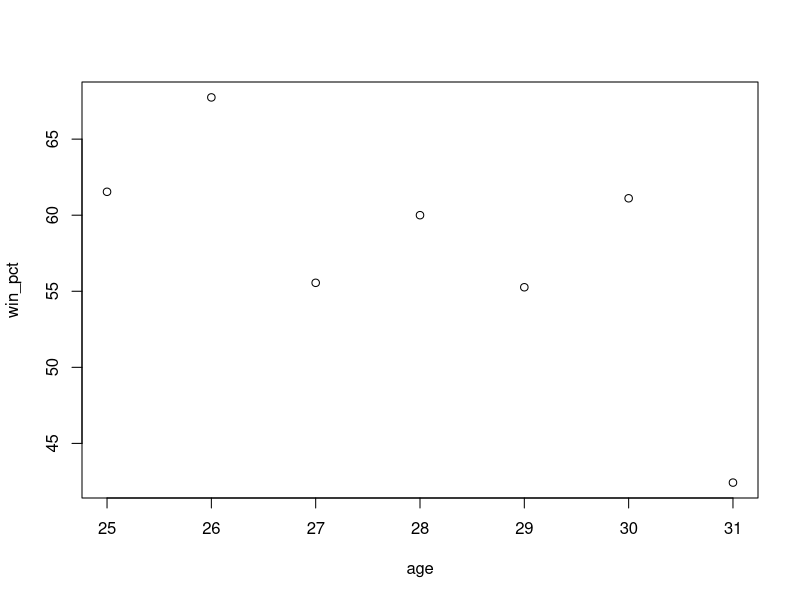
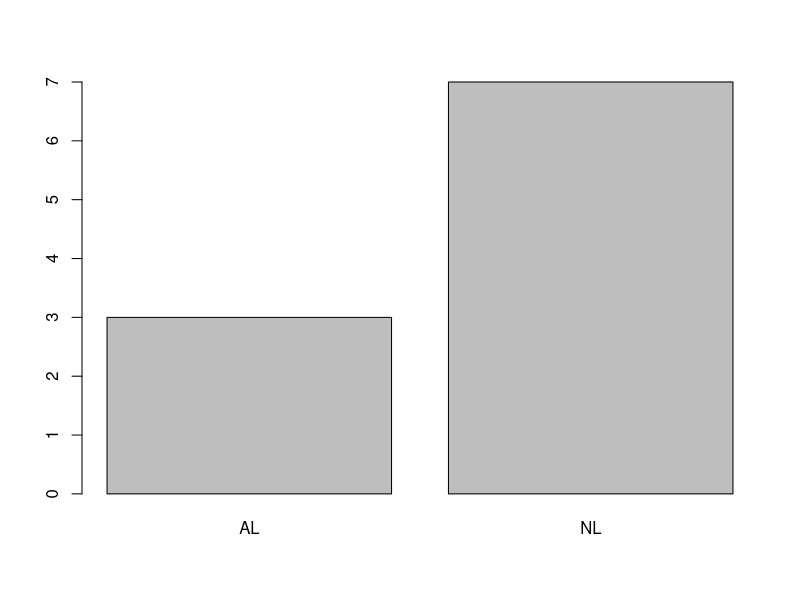

R code for these plots, in order: (Note: this script raises an error after producing the figures.)
# Chapter 2

# wins and losses
year<- 1946 : 1952
w <- c(8, 21, 15, 21, 21, 22, 14)
l <- c(5, 10, 12, 14, 17, 14, 19)

# winning percentage
win_pct <- 100 * w / (w + l)                    # yearly
mean(win_pct)                                   # yearly average
wtd_win_pct <- 100 * sum(w)/(sum(w) + sum(l))   # weighted average

# summary
table(w)             # single variable
table(w,l)           # two variables
table(w,l,win_pct)   # multiple variables

# age
age <- year - 1921

# graphs
plot(age, win_pct)

# useful functions
sort(w)     # sort
cumsum(w)   # cumulative sum
summary(win_pct)

# vector indices and logical functions
w[c(1,2,5)]                     # select specific members of array
w[1:4]                          # select series from array
w[-c(1,6)]                      # remove specific members from array
win_pct > 60                    # select by value
(w > 20) & (win_pct > 60)       # multiple conditions
win_pct == max(win_pct)         # identify max value in vector
year[win_pct == max(win_pct)]   # return value instead of True / False
year[w + l > 30]

# character data and matrices
nl <- c("FLA", "STL", "HOU", "STL", "COL", "PHI", "PHI", "SFG", "STL", "SFG")
al <- c("NYY", "BOS", "CHW", "DET", "BOS", "TBR", "NYY", "TEX", "TEX", "DET")
winner <- c("NL", "AL", "AL", "NL", "NL", "NL", "AL", "NL", "NL", "NL")
n_games <- c(6, 4, 4, 5, 4, 5, 6, 5, 7, 4)
year <- 2003:2012
results <- matrix(c(nl, al), 10, 2)  # create matrix from vectors
results

dimnames(results)[[1]] <- year
dimnames(results)[[2]] <- c("NL Team", "AL Team")  # add labels
results

table(winner)  # summary table
barplot(table(winner))
by(n_games, winner, summary)

# Need to source "baseball functions.R" to run the following
hr <- c(13, 23, 21, 27, 37, 52, 34, 42, 31, 40, 54)
ab <- c(341, 549, 461, 543, 517, 533, 474, 519, 541, 527, 514)
age <- 19:29
hr_rate <- hr_rates(age, hr, ab)
mantle <- cbind(age, hr, ab, rates = hr_rate$y)
plot(hr_rates(age, hr, ab))

# Get Spahn data from Git Hub before proceeding
spahn[1:3, 1:10]
spahn[1,]
spahn[1:10, c("Age", "W", "L", "GS", "CG", "SHO", "IP", "ERA")]
summary(spahn$ERA)
plot(spahn$ERA)
spahn$Age[spahn$ERA == min(spahn$ERA)] #get age when ERA reached minimum.
spahn$FIP <- with(spahn, (13 * HR + 3 * BB - 2 * SO) / IP)
pos <- order(spahn$FIP)
head(spahn[pos, c("Year", "Age", "W", "L", "ERA", "FIP")])
